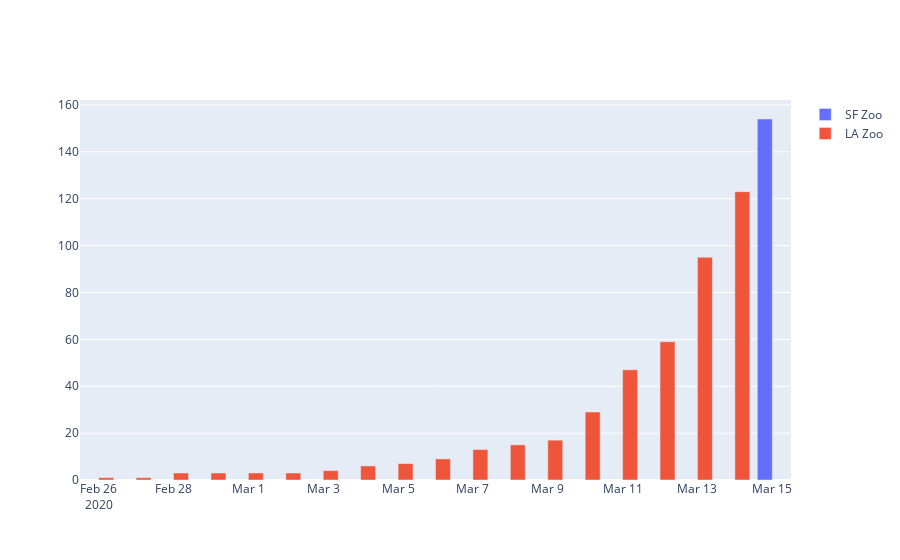

Notebook code for this chart:
### Code cell
#Total cazuri
inf_pred = infectii.merge(predictii, left_on='data', right_on='data', how='outer')
x = inf_pred['data']
y1 = inf_pred['cumulat']
y2 = inf_pred['predictie_cumulat_t1']

fig = go.Figure(data=[
    go.Bar(name='SF Zoo', x=x, y=y2),
    go.Bar(name='LA Zoo', x=x, y=y)
])
# Change the bar mode
fig.update_layout()
fig.show()

### Figure 1 — Plotly figure (JSON) as saved in the notebook; plotly's stock layout.template omitted (floating-point values rounded to 4 significant figures)
{"data": [{"name": "SF Zoo", "type": "bar", "x": ["2020-02-26T00:00:00", "2020-02-27T00:00:00", "2020-02-28T00:00:00", "2020-02-29T00:00:00", "2020-03-01T00:00:00", "2020-03-02T00:00:00", "2020-03-03T00:00:00", "2020-03-04T00:00:00", "2020-03-05T00:00:00", "2020-03-06T00:00:00", "2020-03-07T00:00:00", "2020-03-08T00:00:00", "2020-03-09T00:00:00", "2020-03-10T00:00:00", "2020-03-11T00:00:00", "2020-03-12T00:00:00", "2020-03-13T00:00:00", "2020-03-14T00:00:00", "2020-03-15T00:00:00"], "y": [null, null, null, null, null, null, null, null, null, null, null, null, null, null, null, null, null, null, 154]}, {"name": "LA Zoo", "type": "bar", "x": ["2020-02-26T00:00:00", "2020-02-27T00:00:00", "2020-02-28T00:00:00", "2020-02-29T00:00:00", "2020-03-01T00:00:00", "2020-03-02T00:00:00", "2020-03-03T00:00:00", "2020-03-04T00:00:00", "2020-03-05T00:00:00", "2020-03-06T00:00:00", "2020-03-07T00:00:00", "2020-03-08T00:00:00", "2020-03-09T00:00:00", "2020-03-10T00:00:00", "2020-03-11T00:00:00", "2020-03-12T00:00:00", "2020-03-13T00:00:00", "2020-03-14T00:00:00", "2020-03-15T00:00:00"], "y": [1, 1, 3, 3, 3, 3, 4, 6, 7, 9, 13, 15, 17, 29, 47, 59, 95, 123, null]}], "layout": {}}
